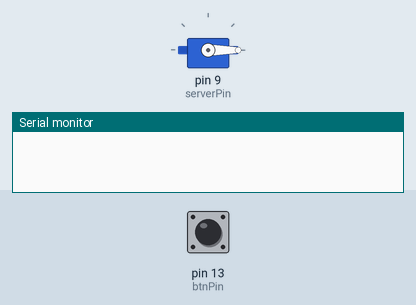
This sketch was run on a simulated Arduino Uno, built with avr-gcc and run on an emulated ATmega328P. Parts: servo, the last lines printed to the serial monitor. Inputs (shaded band) come from the test bench; at power-on: pin 13 (btnPin) HIGH.

Above: at 1.2 s.
1.3 s: pin 13 (btnPin) pulled LOW for 1 s
At 2.6 s:
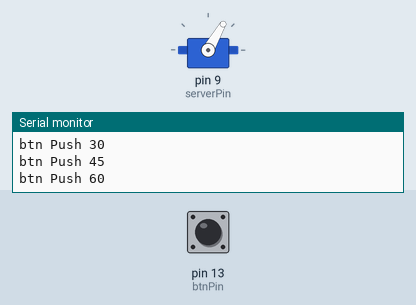
3.8 s: pin 13 (btnPin) pulled LOW for 3.2 s
At 8.1 s:
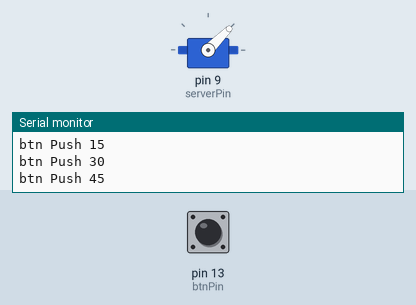
8.5 s: pin 13 (btnPin) pulled LOW for 0.15 s
At 9.3 s:
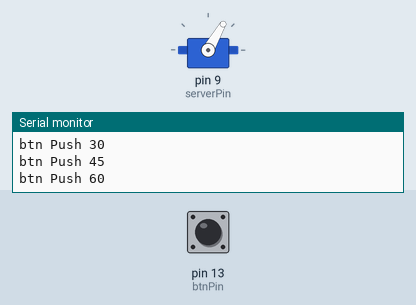
Timing chart, 0 to 11.5 s (numbered marks = the images above; inputs shaded):
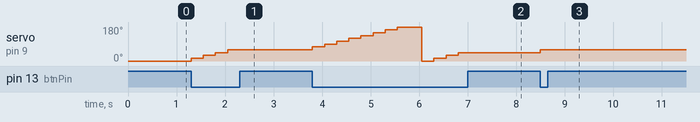

The sketch:

servo_02.ino
```cpp
#include<Servo.h> //Servo 라이브러리를 추가
Servo servo;      //Servo 클래스로 servo객체 생성
int value = 0;    // 각도를 조절할 변수 value
const int serverPin = 9;
const int btnPin = 13;

void setup() {
  servo.attach(serverPin);     //맴버함수인 attach : 핀 설정
  servo.write(value);

  pinMode(btnPin, INPUT);

  Serial.begin(115200); //시리얼 모니터 사용 고고
}

void loop() {
  if (digitalRead(btnPin) == LOW) {
    Serial.print("btn Push ");
    btnPush();
    delay(250);
  }
 /*
  if(Serial.available())      //시리얼 모니터에 데이터가 입력되면
  {
    char in_data;             // 입력된 데이터를 담을 변수 in_data
    in_data = Serial.read(); //시리얼모니터로 입력된 데이터 in_data로 저장

    if(in_data == '1')        //입력된 데이터가 1이라면
    {
      Serial.print("input 1\n");

      value += 30;            //각도를 30도 증가시킨다.
      if(value == 210)        //각도가 210도가 되면 (180도보다 커지면)
        value = 0;            //각도를 0으로 초기화
    }
    else    {                  //그외의 데이터가 입력되면
      Serial.print("init data\n");

      value = 0;              //각도를 0으로 초기화
    }

    servo.write(value); //value값의 각도로 회전. ex) value가 90이라면 90도 회전
  }
*/
}

void btnPush(){
  value += 15;

  if (value > 195){
    value=0;
  }

  Serial.print(value);
  Serial.print("\n");

  servo.write(value);
}
```

Measured:
- after the input at 1.3 s, servo on pin 9 (serverPin): 0° → 15° at once, → 30° 0.25 s later, → 45° 0.25 s later, → 60° 0.25 s later
- after the input at 3.8 s, servo on pin 9 (serverPin): 60° → 75° at once, → 90° 0.25 s later, → 105° 0.25 s later, → 120° 0.25 s later, … (12 changes in this stretch)
- after the input at 8.5 s, servo on pin 9 (serverPin): 45° → 60° at once
